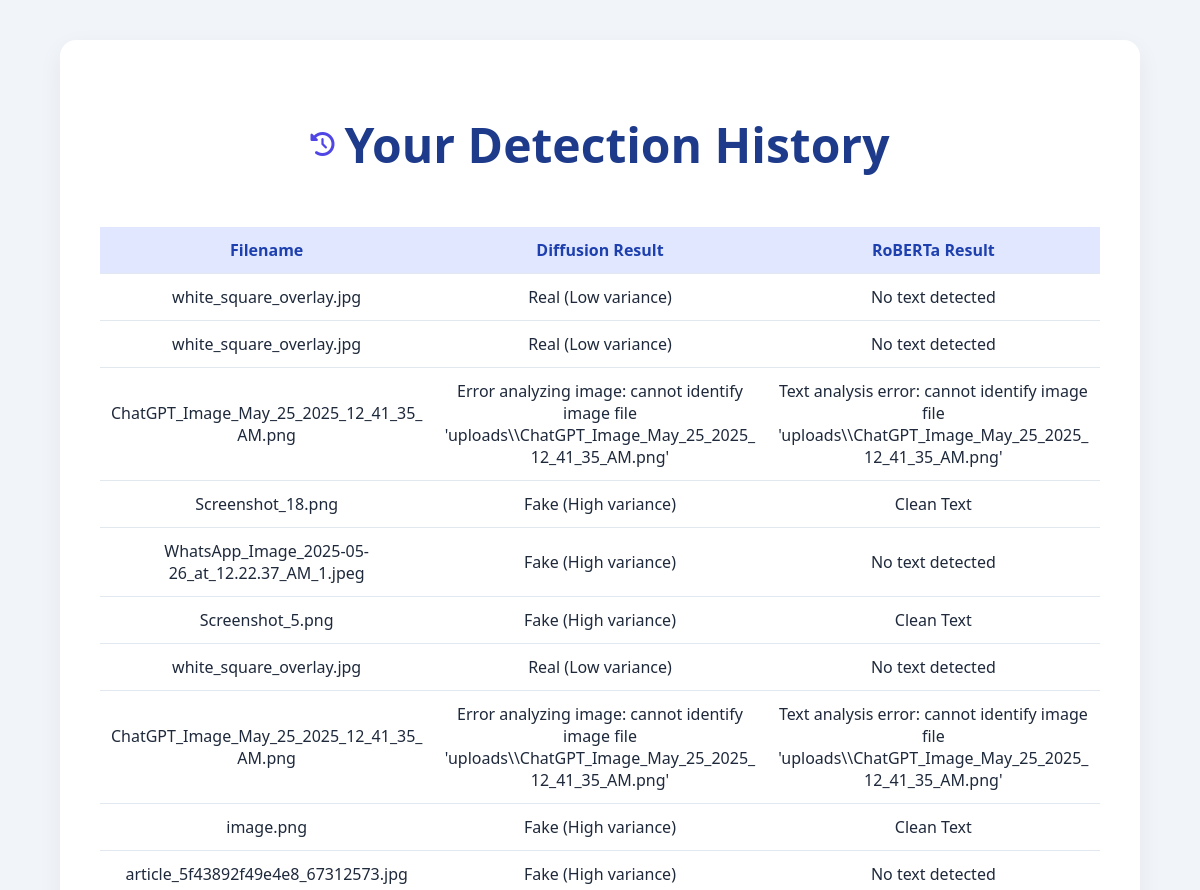
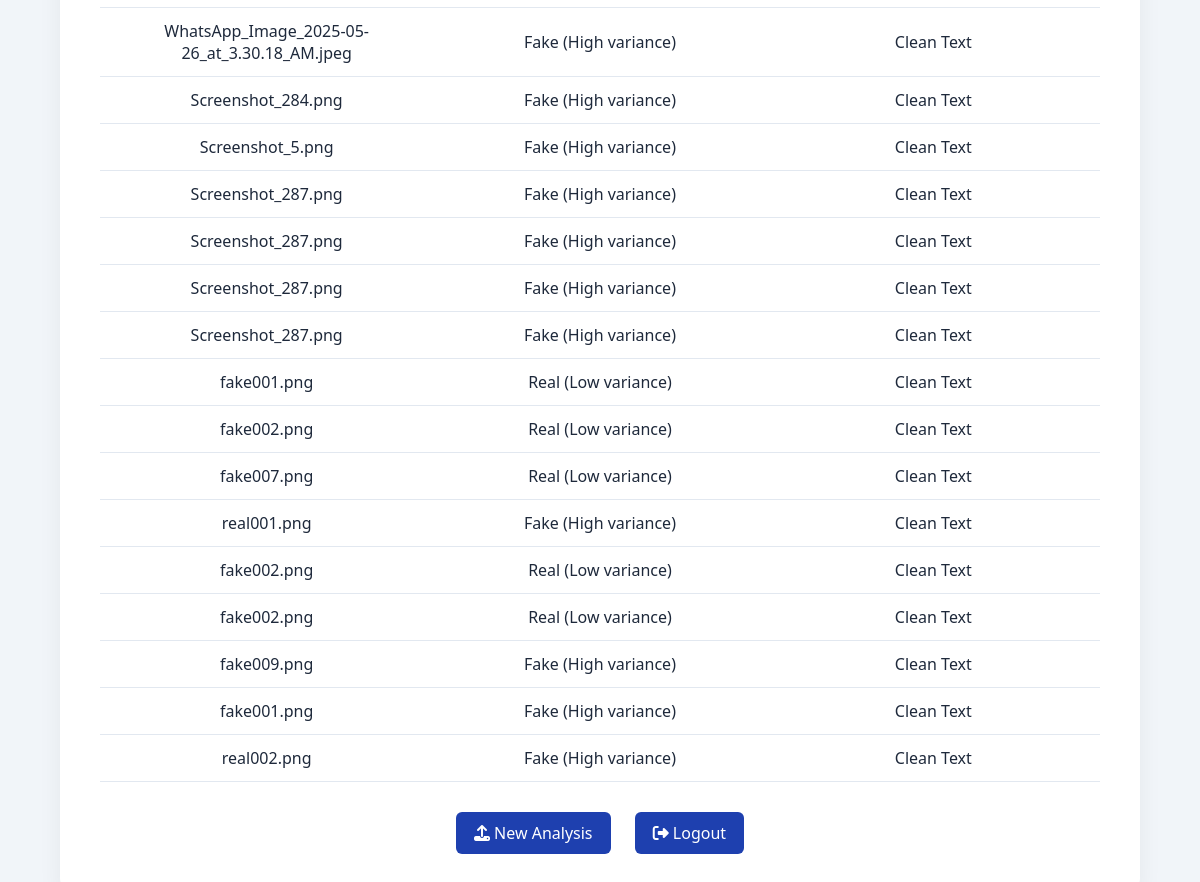
The app's page /history (signed in) with its own data (2 pictures, top to bottom).
### app.py (models this page shows)
class DetectionHistory(db.Model):
    id = db.Column(db.Integer, primary_key=True)
    user_id = db.Column(db.Integer, db.ForeignKey('user.id'), nullable=False)
    filename = db.Column(db.String(300), nullable=False)
    diffusion_result = db.Column(db.String(300))
    roberta_result = db.Column(db.String(300))

### app.py (the view)
@app.route('/history')
@login_required
def history():
    records = DetectionHistory.query.filter_by(user_id=current_user.id).all()
    return render_template('history.html', records=records)

### app.py (called while the page is built)
@login_manager.user_loader
def load_user(user_id):
    return User.query.get(int(user_id))

### templates/history.html (shortened to what this page needs)
<!DOCTYPE html>
<html lang="en">
<head>
  <link rel="stylesheet" href="https://cdnjs.cloudflare.com/ajax/libs/font-awesome/6.5.0/css/all.min.css" />
</head>
<body>
  <div class="history-container">
    <div class="icon-title">
      <i class="fas fa-clock-rotate-left"></i>
      <h1>Your Detection History</h1>
    </div>
    {% if records %}
      <table>
        <thead>
          <tr>
            <th>Filename</th>
            <th>Diffusion Result</th>
            <th>RoBERTa Result</th>
          </tr>
        </thead>
        <tbody>
          {% for record in records %}
            <tr>
              <td>{{ record.filename }}</td>
              <td>{{ record.diffusion_result }}</td>
              <td>{{ record.roberta_result }}</td>
            </tr>
          {% endfor %}
        </tbody>
      </table>
    {% else %}
      <div class="no-history">
        <p><i class="fas fa-folder-open"></i> No history found.</p>
      </div>
    {% endif %}
    <div class="btn-group">
      <a href="{{ url_for('upload') }}"><i class="fas fa-upload"></i> New Analysis</a>
      <a href="{{ url_for('logout') }}"><i class="fas fa-sign-out-alt"></i> Logout</a>
    </div>
  </div>
</body>
</html>

### templates/history.html (style rules this page uses)
body { font-family: 'Segoe UI', Tahoma, sans-serif; background: #f1f5f9; margin: 0; padding: 40px 20px; color: #1e293b; }
.history-container { max-width: 1000px; margin: 0 auto; background: #ffffff; padding: 40px; border-radius: 16px; box-shadow: 0 8px 24px rgba(0, 0, 0, 0.06); overflow-x: auto; }
h1 { text-align: center; margin-bottom: 30px; color: #1e3a8a; font-size: 2em; }
table { width: 100%; border-collapse: collapse; margin-top: 20px; table-layout: fixed; }
th, td { padding: 12px 10px; text-align: center; border-bottom: 1px solid #e2e8f0; word-wrap: break-word; overflow-wrap: break-word; max-width: 200px; }
th { background-color: #e0e7ff; color: #1e40af; }
.btn-group { text-align: center; margin-top: 30px; }
.btn-group a { display: inline-block; margin: 0 10px; padding: 10px 18px; background: #1e40af; color: white; text-decoration: none; border-radius: 6px; transition: background 0.3s; }
.icon-title { display: flex; justify-content: center; align-items: center; gap: 10px; font-size: 24px; }
.icon-title i { color: #4f46e5; }

### records on screen
DetectionHistory: filename "white_square_overlay.jpg", diffusion_result "Real (Low variance)", roberta_result "No text detected"
DetectionHistory: filename "white_square_overlay.jpg", diffusion_result "Real (Low variance)", roberta_result "No text detected"
DetectionHistory: filename "ChatGPT_Image_May_25_2025_12_41_35_AM.png", diffusion_result "Error analyzing image: cannot identify image file 'uploads\\\\ChatGPT_Image_May_25_2025_12_41_35_AM.png'", roberta_result "Text analysis error: cannot identify image file 'uploads\\\\ChatGPT_Image_May_25_2025_12_41_35_AM.png'"
DetectionHistory: filename "Screenshot_18.png", diffusion_result "Fake (High variance)", roberta_result "Clean Text"
DetectionHistory: filename "WhatsApp_Image_2025-05-26_at_12.22.37_AM_1.jpeg", diffusion_result "Fake (High variance)", roberta_result "No text detected"
DetectionHistory: filename "Screenshot_5.png", diffusion_result "Fake (High variance)", roberta_result "Clean Text"
DetectionHistory: filename "white_square_overlay.jpg", diffusion_result "Real (Low variance)", roberta_result "No text detected"
DetectionHistory: filename "ChatGPT_Image_May_25_2025_12_41_35_AM.png", diffusion_result "Error analyzing image: cannot identify image file 'uploads\\\\ChatGPT_Image_May_25_2025_12_41_35_AM.png'", roberta_result "Text analysis error: cannot identify image file 'uploads\\\\ChatGPT_Image_May_25_2025_12_41_35_AM.png'"
DetectionHistory: filename "image.png", diffusion_result "Fake (High variance)", roberta_result "Clean Text"
DetectionHistory: filename "article_5f43892f49e4e8_67312573.jpg", diffusion_result "Fake (High variance)", roberta_result "No text detected"
DetectionHistory: filename "WhatsApp_Image_2025-05-26_at_3.30.18_AM.jpeg", diffusion_result "Fake (High variance)", roberta_result "Clean Text"
DetectionHistory: filename "Screenshot_284.png", diffusion_result "Fake (High variance)", roberta_result "Clean Text"
DetectionHistory: filename "Screenshot_5.png", diffusion_result "Fake (High variance)", roberta_result "Clean Text"
DetectionHistory: filename "Screenshot_287.png", diffusion_result "Fake (High variance)", roberta_result "Clean Text"
DetectionHistory: filename "Screenshot_287.png", diffusion_result "Fake (High variance)", roberta_result "Clean Text"
DetectionHistory: filename "Screenshot_287.png", diffusion_result "Fake (High variance)", roberta_result "Clean Text"
DetectionHistory: filename "Screenshot_287.png", diffusion_result "Fake (High variance)", roberta_result "Clean Text"
DetectionHistory: filename "fake001.png", diffusion_result "Real (Low variance)", roberta_result "Clean Text"
DetectionHistory: filename "fake002.png", diffusion_result "Real (Low variance)", roberta_result "Clean Text"
DetectionHistory: filename "fake007.png", diffusion_result "Real (Low variance)", roberta_result "Clean Text"
DetectionHistory: filename "real001.png", diffusion_result "Fake (High variance)", roberta_result "Clean Text"
DetectionHistory: filename "fake002.png", diffusion_result "Real (Low variance)", roberta_result "Clean Text"
DetectionHistory: filename "fake002.png", diffusion_result "Real (Low variance)", roberta_result "Clean Text"
DetectionHistory: filename "fake009.png", diffusion_result "Fake (High variance)", roberta_result "Clean Text"
DetectionHistory: filename "fake001.png", diffusion_result "Fake (High variance)", roberta_result "Clean Text"
DetectionHistory: filename "real002.png", diffusion_result "Fake (High variance)", roberta_result "Clean Text"
